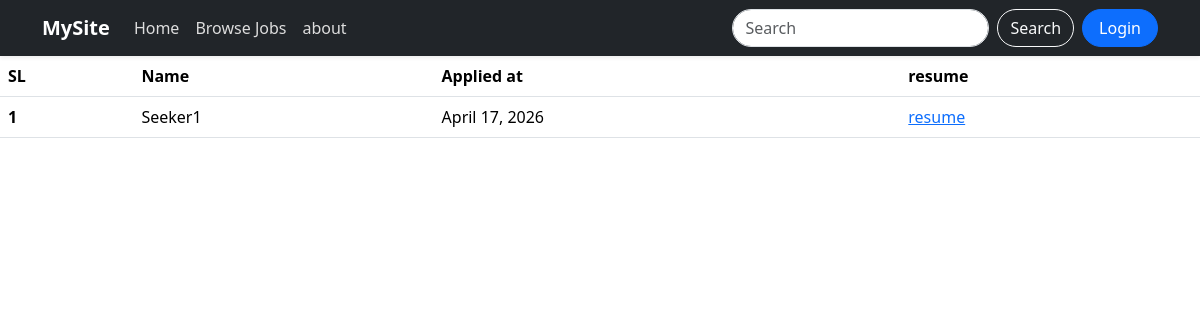
Page /candidate/1/ on the committed database.
### portal/models.py (models this page shows, shortened)
class JobApplyModel(models.Model):
    resume = models.FileField(upload_to='se_resume')
    apply_at = models.DateField(auto_now_add=True, null=True)
    jb_applyer = models.ForeignKey(
        SeekerProfileModel,
        on_delete=models.CASCADE,
        related_name='seeker_aply_profile',
        null=True
    )
    applied_by = models.ForeignKey(
        JobPostModel,
        on_delete=models.CASCADE,
        related_name='seeker_applied',
        null=True
    )

class SeekerProfileModel(models.Model):
    image = models.ImageField(upload_to='seekerImage', null=True)
    phone = models.CharField(max_length=15, null=True)
    address = models.TextField()
    seeker = models.OneToOneField(
        UserModel,
        on_delete=models.CASCADE,
        related_name='seeker_profile',
        null=True
        )

class UserModel(AbstractUser):
    USER_TYPE = [
        ('Recruiter', 'Recruiter'),
        ('Seeker', 'Seeker')
    ]
    display_name = models.CharField(max_length=255, null=True)
    user_type = models.CharField(max_length=100, choices=USER_TYPE, null=True)

### portal/views.py (the view)
# urls.py: path('candidate/<int:c_id>/', candidete, name='candidate'),
def candidete(request, c_id):
    ca_apl = get_object_or_404(JobPostModel, id = c_id)
    cand = JobApplyModel.objects.filter(applied_by = ca_apl)
    con = {
        'data': cand
    }
    return render(request, 'candidate.html', con)

### portal/templates/candidate.html
{% extends 'master/base.html' %}
{% block content %}
    <table class="table">
  <thead>
    <tr>
      <th scope="col">SL</th>
      <th scope="col">Name</th>
      <th scope="col">Applied at</th>
      <th scope="col">resume</th>
    </tr>
  </thead>
  <tbody>
    {% for x in data %}
    <tr>
      <th scope="row">{{forloop.counter}}</th>
      <td>{{x.jb_applyer.seeker.display_name}}</td>
      <td>{{x.apply_at}}</td>
      <td>
        <a href="{{x.resume.url}}">resume</a>
      </td>
    </tr>
    {% endfor %}
</table>
{% endblock %}

### rows in the picture
JobApplyModel: jb_applyer.seeker.display_name "Seeker1", apply_at "April 17, 2026"
